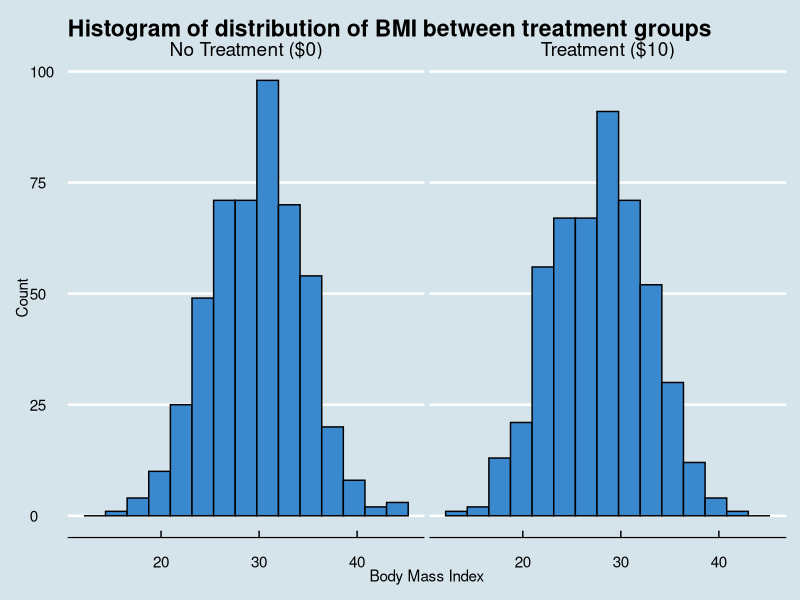
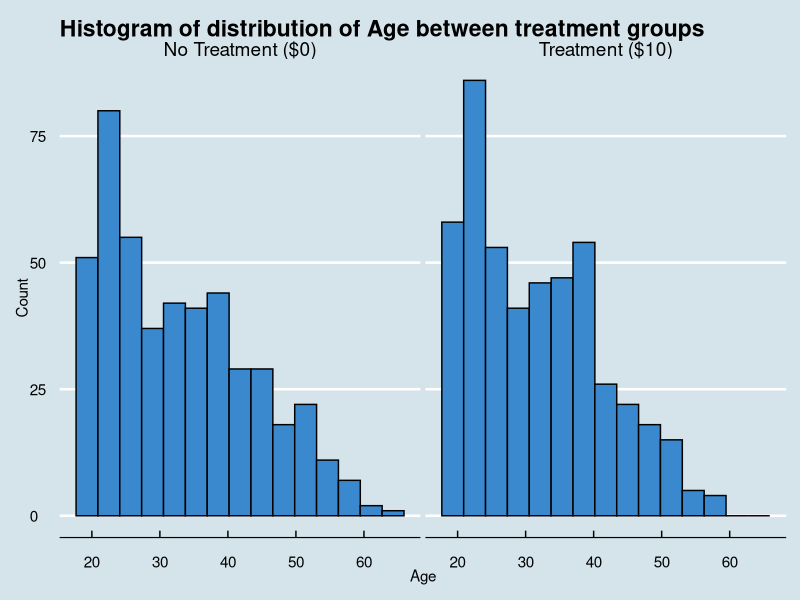
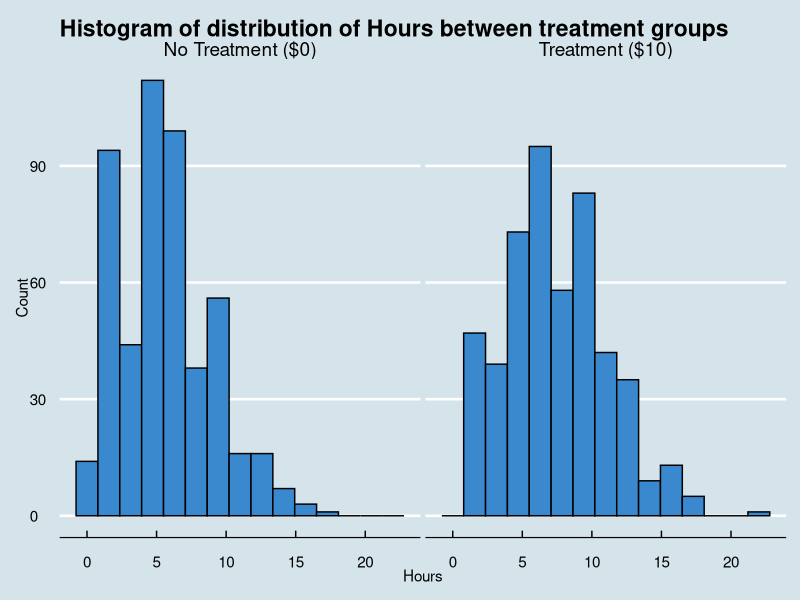
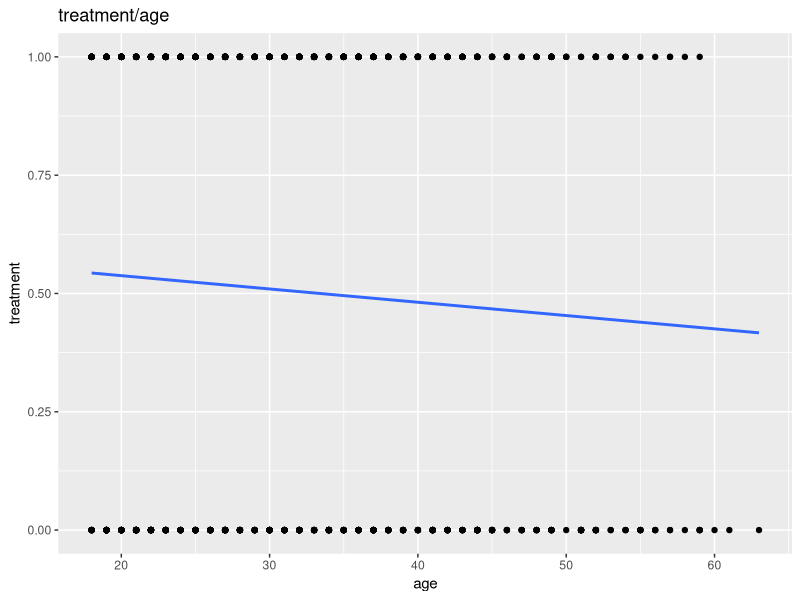
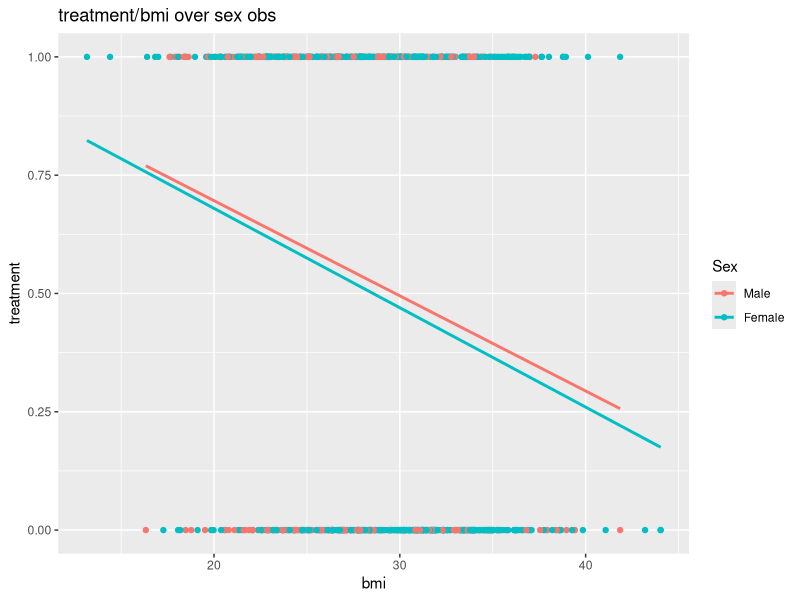
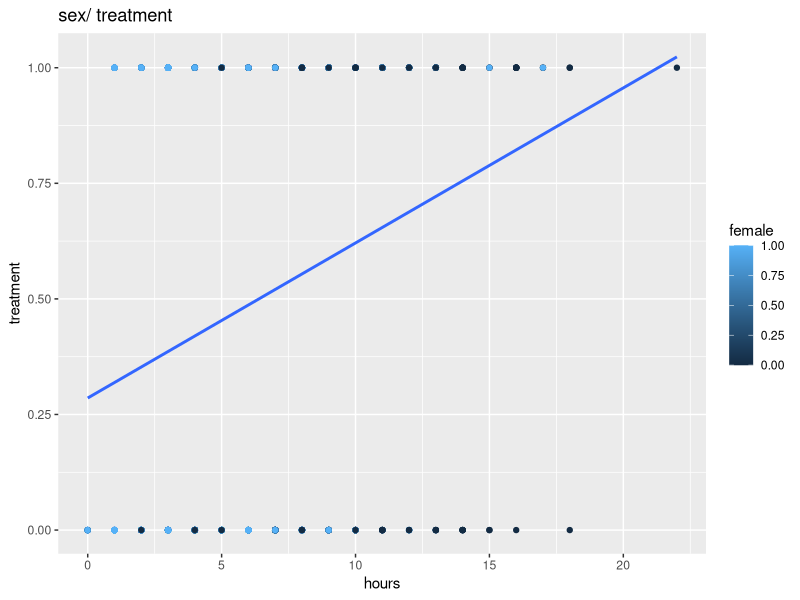
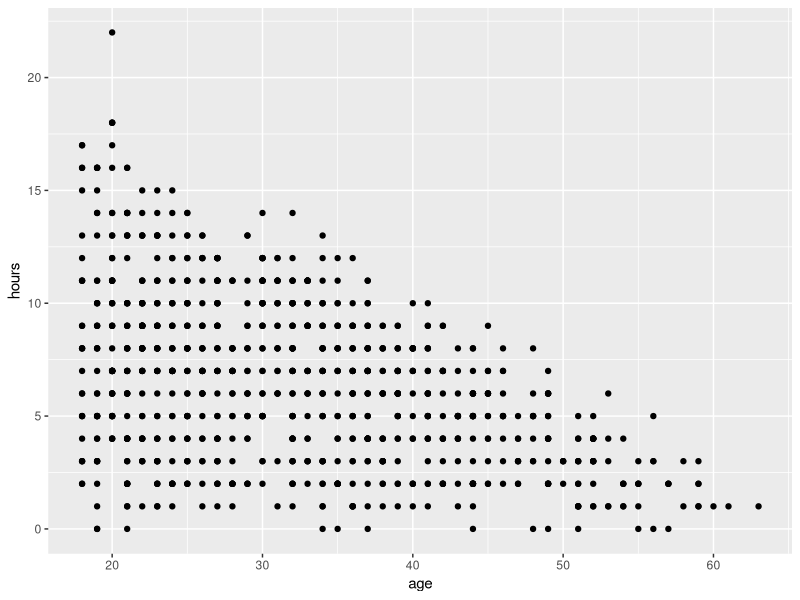

Generate these figures, in order, with R:
## ---- chunk 1
knitr::opts_chunk$set(echo = FALSE)
## ---- chunk 2
library(tidyverse)
library(knitr)
library(magrittr)
library(ggthemes)
## ---- chunk 3
# Read in the raw data. 
raw <-  read_csv("problem_set2.csv")

# Create dataframe with summary statistics for hours
unclean_data <- raw %>%
  group_by(treatment) %>%
  summarize(count = n(), mean(hours), sd(hours), se = sd(hours)/sqrt(n()))

# Kable print unclean_data
unclean_data %>%
  knitr::kable(col.names = c("Treatment", "Count", "Mean", "St Dev", "St Err"), 
        caption = "Summary Statistics of Hours Exercised across Sample Groups with No Data Cleaning")
## ---- chunk 4
tibble(
  Variable = append(names(raw), "changed?"),
  `Description of Modification` = c(
    "No change",
    "Hours over 60 are minutes; reformatted to be hours.",
    "No change.",
    "No change.",
    "Uniformly store data as 0/1, not 0/1/male/female.",
    "-99 means missing age data; recoded to be NA.",
    "BMIs of less than 1 are omitted.",
    "No change.",
    "Race/Ethnicity BLACK capitalization fixed.",
    "`changed?` counts changes that occured in cleaning an observation."
  )
) %>%
  knitr::kable()
## ---- chunk 5
# Clean the data to impose uniformity upon the variable encoding.  
clean_data <- raw %>%
  mutate(`changed?` = seq(1, 1000) * 0) %>%
  # Fixing messed up hours readings. They start at 60 and upwards and that's 1 hr so I
  # fix based on that.
  mutate(`changed?` = if_else(hours >= 60, `changed?` + 1, `changed?`),
         hours = if_else(hours >= 60, hours / 60, hours)) %>%
  mutate(`changed?` = if_else(community_center %in% c("WOODLAWN",
                                                      "hyde park",
                                                      "woodlawn",
                                                      "Hyd Park",
                                                      "HYDE PARK",
                                                      "Hyde_Park",
                                                      "HYDE_PARK",
                                                      "hyde_park"), 
                              `changed?` + 1, `changed?`),
         community_center = if_else(community_center %in% c("WOODLAWN", "woodlawn"),
                                    "Woodlawn", community_center),
         community_center = if_else(community_center %in% c("hyde park", 
                                                            "Hyd Park", 
                                                            "HYDE PARK", 
                                                            "HYDE_PARK", 
                                                            "hyde_park",
                                                            "Hyde_Park"), 
                                    "Hyde Park", community_center)) %>%
  # Recoding female variable to be factor categorical variable from 0/1/male/female.
  mutate(`changed?` = if_else(female %in% c("female", "male"), 
                              `changed?` + 1, `changed?`),
         female = as.double(if_else(female == "female", 
                                    "1", if_else(female == "male", "0", female)))) %>%
  # -99 is missing age data so I reincode it at missing age data. 
  # https://cran.r-project.org/web/packages/naniar/vignettes/replace-with-na.html
  mutate(`changed?` = if_else(age == -99, `changed?` + 1, `changed?`), 
         age = na_if(age,-99)) %>%
  # Currently I have removed improper values, but I could also justify multiplying by 10.
  mutate(`changed?` = if_else(bmi < 1, `changed?` + 1, `changed?`),
         bmi = ifelse(bmi < 1, NA, bmi)) %>%
  # Fix all BLACK observations to normal capitalization structure.
  mutate(`changed?` = if_else(is.na(race_ethnicity), 
                              `changed?`, if_else(race_ethnicity == "BLACK", 
                                                  `changed?` + 1, `changed?`)),
    race_ethnicity = if_else(is.na(race_ethnicity), 
                             race_ethnicity, str_to_sentence(race_ethnicity))) # %>%
# mutate(race_ethnicity = factor(race_ethnicity, c("Black", "Hispanic", "White"))) %>%
# mutate(treatment = factor(treatment, labels = c("No Treatment ($0)", "Treatment ($10)"))) %>%
# mutate(community_center = factor(community_center, labels = c("Woodlawn", "Hyde Park"))) %>%
# mutate(education = factor(education, levels = c("less than high school",
#                                                 "high school",
#                                                 "higher degree")))
## ---- chunk 6
# Checking randomization

# Balance Table
clean_data %>% 
  group_by(treatment) %>%
  summarize_all(mean) %>%
  kable()
## ---- chunk 7
# Distribution of different races
clean_data %>%
  group_by(treatment) %>%
  count(race_ethnicity) %>%
  mutate(race_ethnicity = as.character(race_ethnicity)) %>%
  pivot_wider(treatment, names_from = race_ethnicity, values_from = n, values_fn = list(n = list)) %>%
  unnest() %>%
  kable(caption = "Distribution of Race/Ethnicities Sampled in Each  Group")
## ---- chunk 8
randomness <- clean_data %>%
  mutate(treatment = factor(treatment, labels = c("No Treatment ($0)", "Treatment ($10)")))

randomness %>%
  drop_na(bmi) %>%
ggplot(mapping = aes(x = bmi)) +
  geom_histogram(fill = "#3a89cf", color = "black", bins = 15) +
  labs(x = "Body Mass Index", y = "Count", title = "Histogram of distribution of BMI between treatment groups") +
  theme_economist() +
  facet_wrap(~ treatment)

randomness %>%
  drop_na(bmi) %>%
  group_by(treatment) %>%
  summarize(count = n(), mean(bmi), sd(bmi), se = sd(bmi)/sqrt(n())) %>%
  kable(col.names = c("Treatment", "Count", "Mean", "St Dev", "St Err"), caption = "Summary Statistics of BMI across Sample Groups")


randomness %>%
  drop_na(age) %>%
ggplot(mapping = aes(x = age)) +
  geom_histogram(fill = "#3a89cf", color = "black", bins = 15) +
  labs(x = "Age", y = "Count", title = "Histogram of distribution of Age between treatment groups") +
  theme_economist() +
  facet_wrap(~ treatment)

randomness %>%
ggplot(mapping = aes(x = hours)) +
  geom_histogram(fill = "#3a89cf", color = "black", bins = 15) +
  labs(x = "Hours", y = "Count", title = "Histogram of distribution of Hours between treatment groups") +
  theme_economist() +
  facet_wrap(~ treatment)
## ---- chunk 9
treatment_bmi <- glm(treatment ~ bmi, data = clean_data, family = binomial)
summary(treatment_bmi)

test <- broom::augment(treatment_bmi, type.predict = "response") %>%
  mutate(.pred = as.numeric(.fitted > .5))

mean(test$treatment != test$.pred, na.rm = TRUE)


ggplot(data = clean_data %>% filter(age > 0), mapping = aes(x = age, y = treatment)) + 
  geom_point() +
  geom_smooth(method = "lm", method.args = list(family = "binomial"), se = FALSE) +
  labs(title = "treatment/age")

clean_data %>% 
  filter(bmi > 10, age > 0) %>%
  mutate(female = factor(female, levels = c(0, 1), labels = c("Male", "Female"))) %>%
ggplot(mapping = aes(x = bmi, y = treatment, color = female)) + 
  geom_point() +
  geom_smooth(method = "lm", method.args = list(family = "binomial"), se = FALSE) +
  scale_color_discrete(name = "Sex") +
#  scale_y_discrete(breaks = c(0, 1), limits = c(0, 1)) +
  labs(title = "treatment/bmi over sex obs")

ggplot(data = clean_data %>% filter(bmi > 10, age > 0), mapping = aes(x = hours, y = treatment, color = female)) + 
  geom_point() +
  geom_smooth(method = "lm", method.args = list(family = "binomial"), se = FALSE) +
  labs(title = "sex/ treatment")
## ---- chunk 10
clean_data %>%
  ggplot(mapping = aes(x = age, y = hours)) +
  geom_point()
